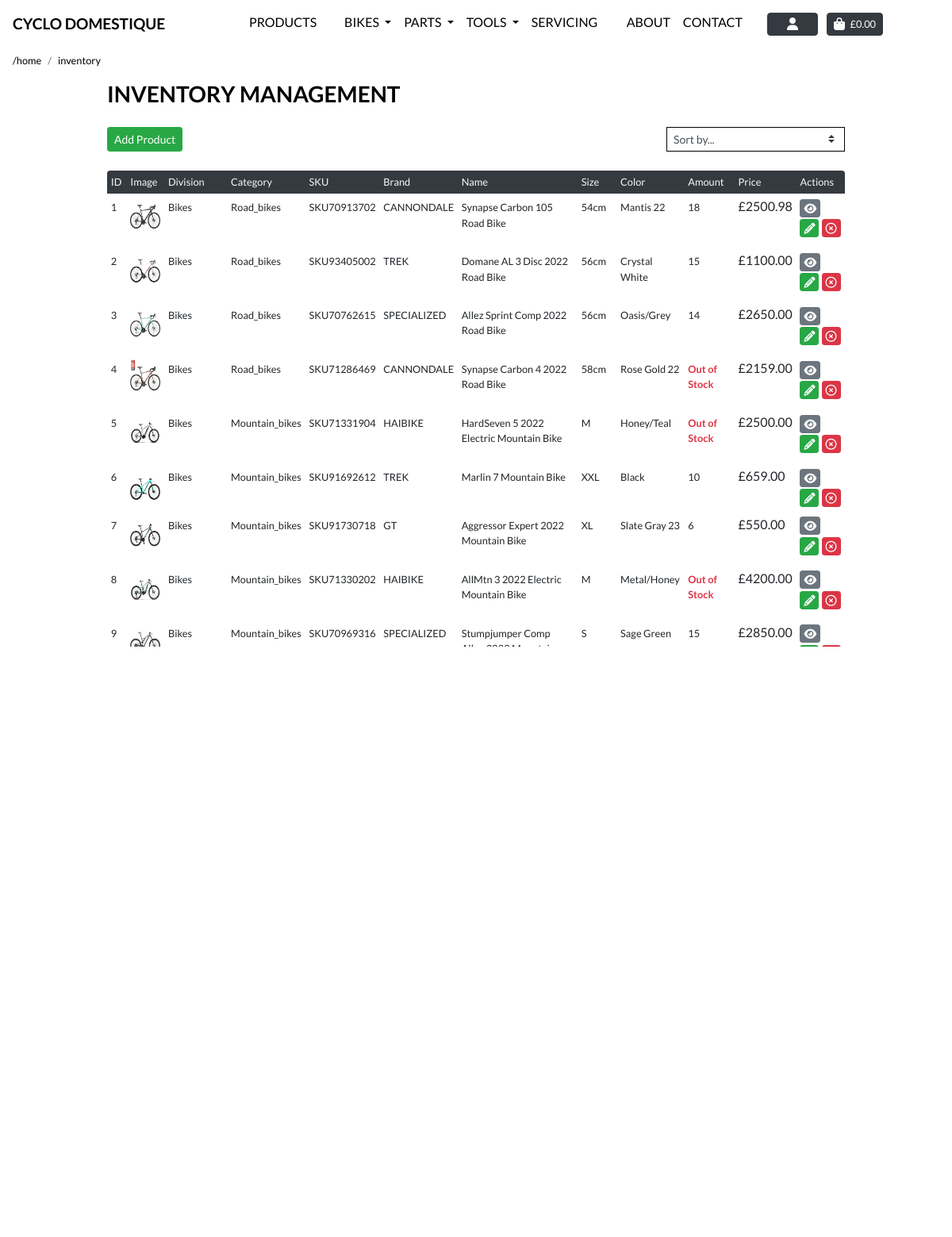
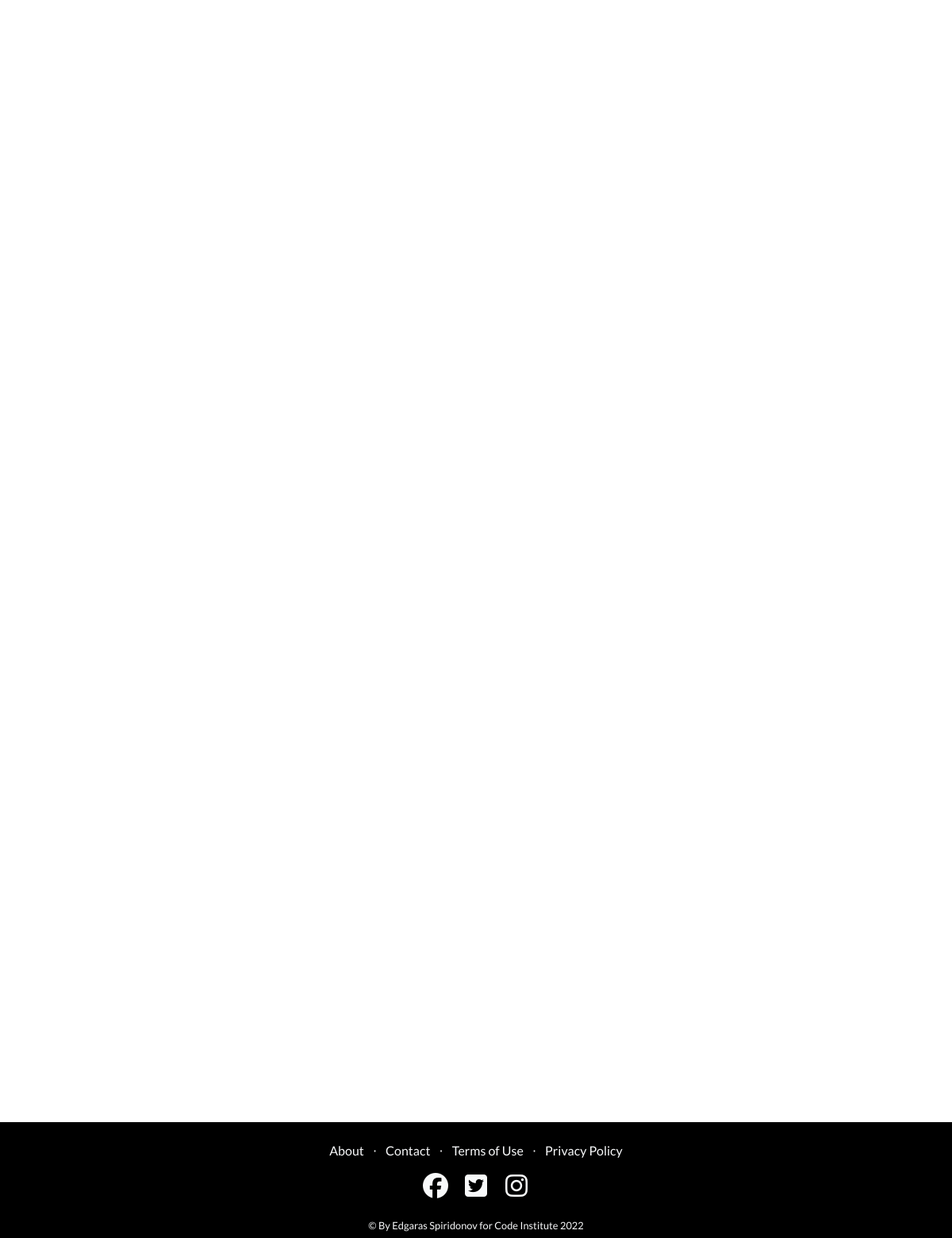
Screenshot of /products/inventory/ (signed in) with the database file from the repository (2 pictures, top to bottom).
### products/models.py (models this page shows, shortened)
class Product(models.Model):
    category = models.ForeignKey('Category', null=True, blank=True,
                                 on_delete=models.SET_NULL)
    sku = models.CharField(max_length=254, null=True, blank=True)
    brand = models.CharField(max_length=254)
    name = models.CharField(max_length=254)
    size = models.CharField(max_length=254, null=True, blank=True)
    amount = models.DecimalField(max_digits=10, decimal_places=0, default=10)
    color = models.CharField(max_length=30, null=True, blank=True)
    description = models.TextField(max_length=254, null=True, blank=True)
    full_description = models.TextField(blank=True, null=True)
    key_features = models.TextField(blank=True, null=True)
    price = models.DecimalField(max_digits=6, decimal_places=2)
    rating = models.DecimalField(max_digits=6, decimal_places=1,
                                 null=True, blank=True)
    image = models.ImageField(null=True, blank=True)
    image_url = models.URLField(max_length=1024, null=True, blank=True)

class Category(models.Model):
    class Meta:
        verbose_name_plural = 'Categories'
    division = models.ForeignKey('Division', null=True, blank=True,
                                 on_delete=models.SET_NULL)
    name = models.CharField(max_length=254)
    friendly_name = models.CharField(max_length=254, null=True, blank=True)
    def __str__(self):
        return self.name

class Division(models.Model):
    class Meta:
        verbose_name_plural = 'Divisions'
    name = models.CharField(max_length=254)
    friendly_name = models.CharField(max_length=254, null=True, blank=True)
    def __str__(self):
        return self.name

### products/views.py (the view, shortened to what this page needs)
# urls.py: path('inventory/', views.inventory, name='inventory'),
@login_required
def inventory(request):
    products = Product.objects.all()
    categories = None
    sort = None
    direction = None
    current_sorting = f'{sort}_{direction}'
    context = {
        'products': products,
        'current_categories': categories,
        'current_sorting': current_sorting,
        'on_inventory_page': True
    }
    return render(request, 'products/inventory.html', context)

### products/templates/products/inventory.html (shortened to what this page needs)
{% extends "base.html" %}
{% load static %}
{% block extra_css %}
    <link rel="stylesheet" href="{% static 'profiles/css/profile.css' %}">
    <link rel="stylesheet" href="{% static 'css/page_navbar.css' %}">
{% endblock %}
{% block page_header %}
<div class="header-container header-mobile">
</div>
{% endblock %}
{% block content %}
<div class="ml-3">
    <div class="col-md-12 px-0 mb-1">
        <nav aria-label="breadcrumb">
          <ol class="breadcrumb bg-transparent pl-0 mb-0  small">
            <li class="breadcrumb-item"><a class="text-black text-lowercase" href="/">/home</a></li>
            <li class="breadcrumb-item"><a class="text-black text-lowercase" href="/products/inventory">inventory</a></li>
          </ol>
        </nav>
    </div>
</div>
<div class="container pb-2">
    <div class="row">
        <div class="col">
            <h3 class="text-black text-uppercase font-weight-bold mb-1 text-left"> Inventory management</h3>
        </div>
    </div>
    <div class="row">
        <div class="col-12 ">
            <div class="row mt-1 mb-2">
                <div class="col-6">
                    <a class="btn btn-success btn-sm my-3 text-white text-left" href="{% url 'add_product' %}">Add Product</a>
                </div>
                <div class="col-6  my-auto order-md-last d-flex justify-content-center justify-content-md-end">
                    <div class="sort-select-wrapper w-50">
                        <select id="sort-selector" class="custom-select custom-select-sm rounded-0 border border-{% if current_sorting != 'None_None' %}info{% else %}black{% endif %}">
                            <option value="reset" {% if current_sorting == 'None_None' %}selected{% endif %}>Sort by...</option>
                        </select>
                    </div>
                </div>
            </div>
            <div class="order-history table-responsive rounded mob-nav-header-hide">
                <table class="table table-sm table-borderless">
                    <thead class="rounded">
                        <tr class="text-light bg-dark rounded py-1 px-1">
                            <th class="font-weight-normal small">ID</th>
                            <th class="font-weight-normal small">Image</th>
                            <th class="font-weight-normal small">Division</th>
                            <th class="font-weight-normal small">Category</th>
                            <th class="font-weight-normal small">SKU</th>
                            <th class="font-weight-normal small">Brand</th>
                            <th class="font-weight-normal small">Name</th>
                            <th class="font-weight-normal small">Size</th>
                            <th class="font-weight-normal small">Color</th>
                            <th class="font-weight-normal small">Amount</th>
                            <th class="font-weight-normal small">Price</th>
                            <th class="font-weight-normal small">Actions</th>
                        </tr>
                    </thead>
                    <tbody>
                        {% for product in products %}
                            <tr class="">
                                <td><p class="mt-1 small">{{product.pk }}</p></td>
                                <td>
                                    {% if product.image %}
                                    <a class=" image-size" href="{% url 'product_details' product.id %}">
                                        <img class="card-img-top img-fluid  align-middle card-image-size" src="{{ product.image.url }}" alt="{{ product.name }}">
                                    </a>
                                    {% else %}
                                    <a class=" image-size"   href="{% url 'product_details' product.id %}">
                                        <img class="card-img-top img-fluid card-image-size" src="{{ MEDIA_URL }}noimage.png" alt="{{ product.name }}">
                                    </a>
                                    {% endif %}
                                </td>
                                <td><p class="mt-1 small text-capitalize">{{product.category.division }}</p></td>
                                <td><p class="mt-1 small text-capitalize">{{product.category }}</p></td>
                                <td><p class="mt-1 small">{{product.sku }}</p></td>
                                <td><p class="mt-1 small">{{product.brand}}</p></td>
                                <td><p class="mt-1 small">{{product.name}}</p></td>
                                <td><p class="mt-1 small">{{product.size}}</p></td>
                                <td><p class="mt-1 small">{{product.color}}</p></td>
                                <td >
                                    {% if product.amount > 1 %}
                                        <p class="mt-1 small"> {{product.amount}}</p>
                                    {% else %}
                                        <p class="mt-1 mr-2 small text-danger" ><strong>Out of Stock</strong></p>
                                    {% endif %}
                                </td>
                                <td class=" poundSign currency">{{product.price}}</td>
                                <td> <div>
                                    <a class="btn btn-secondary btn-sm text-white py-0 px-1" href="{% url 'product_details' product.id %}"><i class="fas fa-eye"></i></a>
                                    <a class="btn btn-success btn-sm text-white py-0 px-1" href="{% url 'edit_product' product.id %}"><i class="fas fa-pencil-alt"></i></a>
                                    <a class="btn btn-danger btn-sm text-white py-0 px-1" href="{% url 'delete_product' product.id %}"><i class="far fa-times-circle"></i></a>
                                </div></td>
                            </tr>
                        {% endfor %}
                    </tbody>
                </table>
            </div>
        </div>
    </div>
</div>
{% include "includes/footer.html" %}
{% endblock %}

### static/css/base.css (style rules this page uses)
html { height: 100%; margin: 0; }
body { padding-bottom: calc(20vh); position: relative; min-height: 100%; font-family: 'Lato'; overflow-x: hidden; }
.text-black { color: black !important; }
.border-black { border: 1px solid black !important; }
.card-image-size { height: 50px; width: 50px; }
.poundSign:before { content: '£'; }
.image-size { min-height: 285px; }
@media (min-width: 1200px) { .container { max-width: 80%; } }
.header-container { padding-top: 55px; }
@media (min-width: 991px) { .header-container { padding-top: 55px; } }

### profiles/static/profiles/css/profile.css (style rules this page uses)
.order-history { max-height: 600px; overflow-y: auto; }

### rows the page displays
Product: pk "1", image (picture), category.division "Bikes", category "Road_bikes", sku "SKU70913702", brand "CANNONDALE", name "Synapse Carbon 105 Road Bike", size "54cm", color "Mantis 22", amount "18", price "2500.98"
Product: pk "2", image (picture), category.division "Bikes", category "Road_bikes", sku "SKU93405002", brand "TREK", name "Domane AL 3 Disc 2022 Road Bike", size "56cm", color "Crystal White", amount "15", price "1100.00"
Product: pk "3", image (picture), category.division "Bikes", category "Road_bikes", sku "SKU70762615", brand "SPECIALIZED", name "Allez Sprint Comp 2022 Road Bike", size "56cm", color "Oasis/Grey", amount "14", price "2650.00"
Product: pk "4", image (picture), category.division "Bikes", category "Road_bikes", sku "SKU71286469", brand "CANNONDALE", name "Synapse Carbon 4 2022 Road Bike", size "58cm", color "Rose Gold 22", amount "Out of Stock", price "2159.00"
Product: pk "5", image (picture), category.division "Bikes", category "Mountain_bikes", sku "SKU71331904", brand "HAIBIKE", name "HardSeven 5 2022 Electric Mountain Bike", size "M", color "Honey/Teal", amount "Out of Stock", price "2500.00"
Product: pk "6", image (picture), category.division "Bikes", category "Mountain_bikes", sku "SKU91692612", brand "TREK", name "Marlin 7 Mountain Bike", size "XXL", color "Black", amount "10", price "659.00"
Product: pk "7", image (picture), category.division "Bikes", category "Mountain_bikes", sku "SKU91730718", brand "GT", name "Aggressor Expert 2022 Mountain Bike", size "XL", color "Slate Gray 23", amount "6", price "550.00"
Product: pk "8", image (picture), category.division "Bikes", category "Mountain_bikes", sku "SKU71330202", brand "HAIBIKE", name "AllMtn 3 2022 Electric Mountain Bike", size "M", color "Metal/Honey", amount "Out of Stock", price "4200.00"
Product: pk "9", image (picture), category.division "Bikes", category "Mountain_bikes", sku "SKU70969316", brand "SPECIALIZED", name "Stumpjumper Comp…", size "S", color "Sage Green", amount "15", price "2850.00"
